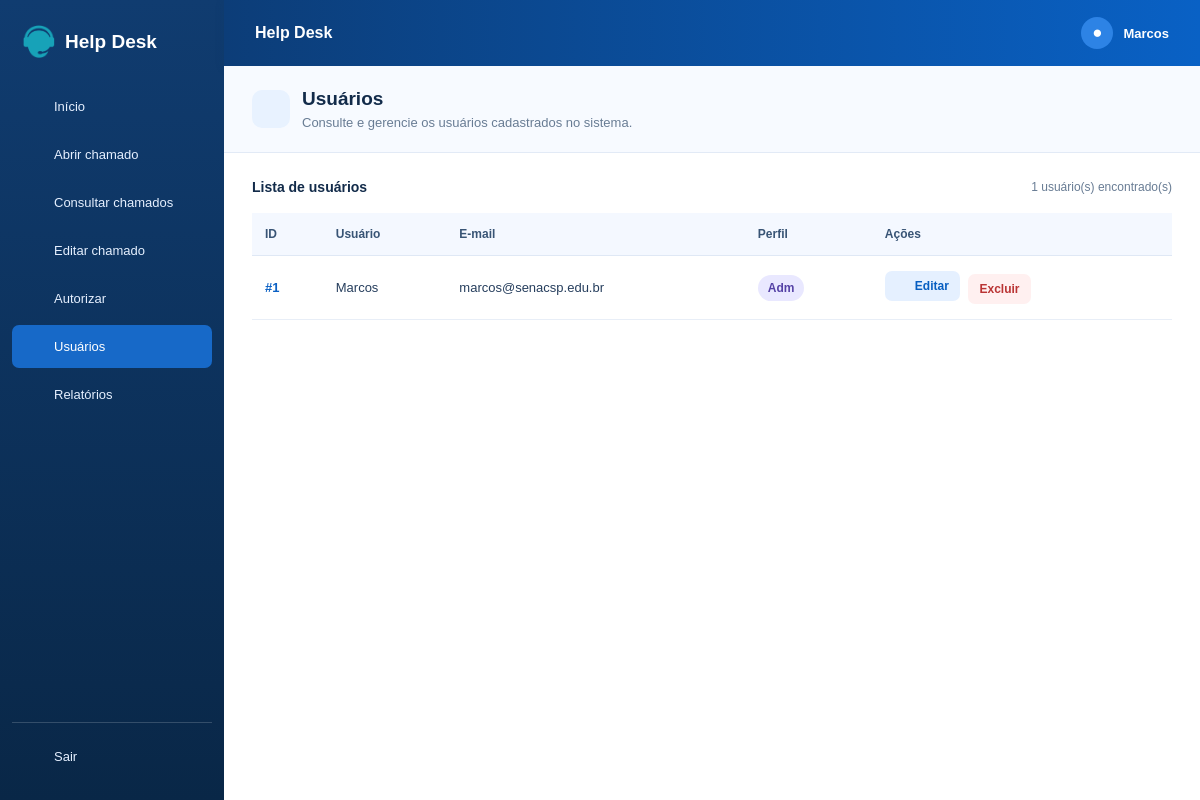
Screenshot of /app_help_desk_bd/usuarios.php?edicao=falha (signed in) with the database file from the repository.
### tables this page shows
CREATE TABLE IF NOT EXISTS `usuarios` (
  `id_usuario` INT AUTO_INCREMENT PRIMARY KEY,
  `nome` VARCHAR(120) NOT NULL,
  `email` VARCHAR(120) NOT NULL UNIQUE,
  `senha` VARCHAR(255) NOT NULL,
  `perfil` VARCHAR(50) NOT NULL
);

### app_help_desk_bd/usuarios.php (the view, shortened to what this page needs)
<?php
require_once "config.php";
$idUsuario = (int)($_SESSION['id'] ?? 0);
$consultaPerfil = $conexao->query("SELECT perfil FROM usuarios WHERE id_usuario = $idUsuario");
$usuarioAtual = $consultaPerfil ? $consultaPerfil->fetch_object() : null;
$perfil = $usuarioAtual->perfil ?? '';
$tecnico = in_array($perfil, ['Tec', 'Adm'], true);
$administrador = ($perfil === 'Adm');
$nome = htmlspecialchars($_SESSION['nome'] ?? 'Usuário', ENT_QUOTES, 'UTF-8');
function seguro($valor) {
    return htmlspecialchars((string)($valor ?? ''), ENT_QUOTES, 'UTF-8');
}
function icone($nome) {
    $paths = [
        'home' => '<path d="m3 10 9-7 9 7v10a1 1 0 0 1-1 1h-5v-7H9v7H4a1 1 0 0 1-1-1z"/>',
        'file-plus'=>'<path d="M13 2H6a2 2 0 0 0-2 2v16a2 2 0 0 0 2 2h12a2 2 0 0 0 2-2V9z"/><path d="M13 2v7h7M12 13v6m-3-3h6"/>',
        'search' => '<circle cx="10.8" cy="10.8" r="6.8"/><path d="m16 16 5 5"/>',
        'pencil' => '<path d="m4 20 4.5-1 11-11a2.1 2.1 0 0 0-3-3l-11 11L4 20zM14.5 7.5l3 3"/>',
        'shield' => '<path d="M12 2 4 5v6c0 5 3.4 8.5 8 11 4.6-2.5 8-6 8-11V5z"/><path d="m8 12 3 3 5-6"/>',
        'users' => '<circle cx="9" cy="8" r="3"/><path d="M3 20v-2a6 6 0 0 1 12 0v2M16 5a3 3 0 0 1 0 6m2 3a5 5 0 0 1 3 5v1"/>',
        'chart' => '<path d="M4 21V11h4v10M10 21V5h4v16M16 21v-8h4v8M2 21h20"/>',
        'logout' => '<path d="M9 21H5a2 2 0 0 1-2-2V5a2 2 0 0 1 2-2h4m7 14 5-5-5-5m5 5H9"/>',
        'menu' => '<path d="M4 6h16M4 12h16M4 18h16"/>'
    ];
    return '<svg viewBox="0 0 24 24" fill="none" stroke="currentColor" stroke-width="1.9" stroke-linecap="round" stroke-linejoin="round" aria-hidden="true">'.($paths[$nome] ?? '').'</svg>';
}
$itens = [
    ['titulo'=>'Abrir chamado','icone'=>'file-plus','link'=>'abrir_chamado.php','permitido'=>true],
    ['titulo'=>'Consultar chamados','icone'=>'search','link'=>'consultar_chamado.php','permitido'=>true],
    ['titulo'=>'Editar chamado','icone'=>'pencil','link'=>'editar_chamado.php','permitido'=>$tecnico],
    ['titulo'=>'Autorizar','icone'=>'shield','link'=>'autorizar_usuarios.php','permitido'=>$administrador],
    ['titulo'=>'Usuários','icone'=>'users','link'=>'usuarios.php','permitido'=>$administrador],
    ['titulo'=>'Relatórios','icone'=>'chart','link'=>'relatorios.php','permitido'=>$administrador]
];
$usuarios = $conexao->query('SELECT id_usuario, nome, email, perfil FROM usuarios ORDER BY id_usuario DESC');
?>
<!DOCTYPE html>
<html lang="pt-BR">
<head>
</head>
<body>
<div class="layout">
<aside class="sidebar" id="sidebar">
  <div class="brand"><img src="imagens/logo.png" alt="Logo Help Desk">Help Desk <button class="mobile-close" type="button" aria-label="Fechar menu" onclick="toggleMenu(false)">×</button></div>
  <nav class="nav" aria-label="Menu principal">
    <a href="home.php"><?= icone('home') ?> Início</a>
    <?php foreach ($itens as $item): ?>
      <?php if ($item['permitido']): ?>
        <a class="<?= $item['link'] === 'usuarios.php' ? 'active' : '' ?>" href="<?= seguro($item['link']) ?>"><?= icone($item['icone']) ?> <?= seguro($item['titulo']) ?></a>
      <?php else: ?>
        <span class="locked" title="Disponível para outro perfil"><?= icone($item['icone']) ?> <?= seguro($item['titulo']) ?> <span class="lock">🔒</span></span>
      <?php endif; ?>
    <?php endforeach; ?>
  </nav>
  <nav class="nav logout"><a href="logoff.php"><?= icone('logout') ?> Sair</a></nav>
</aside>
<main class="main">
  <header class="topbar">
    <span class="topbar-title">Help Desk</span>
    <div class="account"><span class="avatar" aria-hidden="true">●</span><span><?= $nome ?></span></div>
  </header>
  <div class="content">
    <div class="form-head">
      <span class="form-icon" aria-hidden="true"><?= icone('users') ?></span>
      <div><h1>Usuários</h1><p>Consulte e gerencie os usuários cadastrados no sistema.</p></div>
    </div>
    <div class="form-body">
      <div class="table-intro"><strong>Lista de usuários</strong><span><?= $usuarios ? $usuarios->num_rows : 0 ?> usuário(s) encontrado(s)</span></div>
      <?php if ($usuarios && $usuarios->num_rows): ?>
        <div class="table-wrap"><table class="tickets"><thead><tr><th>ID</th><th>Usuário</th><th>E-mail</th><th>Perfil</th><th>Ações</th></tr></thead><tbody>
        <?php while ($usuario = $usuarios->fetch_object()):
          $perfilUsuario = trim((string)$usuario->perfil);
          $classePerfil = match ($perfilUsuario) {
            'Adm' => 'adm', 'Tec' => 'tec', 'Usu', 'Usuario' => 'usu', 'Administrador', 'Tecnico' => 'pendente', default => ''
          };
        ?>
          <tr>
            <td class="id">#<?= (int)$usuario->id_usuario ?></td>
            <td><?= seguro($usuario->nome) ?></td>
            <td><?= seguro($usuario->email) ?></td>
            <td><span class="perfil <?= $classePerfil ?>"><?= seguro($usuario->perfil) ?></span></td>
            <td class="acoes-tabela">
              <a class="acao editar" href="edit_usuario.php?id=<?= (int)$usuario->id_usuario ?>"><?= icone('pencil') ?> Editar</a>
              <button class="acao excluir" type="button" onclick="confirmDeletion(<?= (int)$usuario->id_usuario ?>)">Excluir</button>
            </td>
          </tr>
        <?php endwhile; ?>
        </tbody></table></div>
      <?php else: ?><div class="vazio">Nenhum usuário encontrado.</div><?php endif; ?>
    </div>
  </div>
</main>
</div>
</body>
</html>

### app_help_desk_bd/usuarios.php (style rules this page uses)
:root { --navy:#0d315d;--navy-dark:#092747;--blue:#0867d5;--text:#122b4a;--muted:#687c94;--bg:#eff5ff;--border:#e2eaf6 }
* { box-sizing:border-box }
body { margin:0;font-family:Arial,Helvetica,sans-serif;color:var(--text);background:var(--bg) }
.layout { display:flex;min-height:100vh }
.sidebar { width:224px;flex:none;background:linear-gradient(180deg,#103c70,var(--navy-dark));color:#fff;padding:22px 12px;display:flex;flex-direction:column }
.brand { display:flex;align-items:center;gap:10px;padding:3px 10px 27px;font-size:19px;font-weight:700 }
.brand img { width:33px;height:33px;object-fit:contain }
.nav { display:flex;flex-direction:column;gap:5px }
.nav a,.nav .locked { display:flex;align-items:center;gap:12px;min-height:43px;padding:11px 12px;color:#e6f0ff;text-decoration:none;border-radius:7px;font-size:13px }
.nav a:hover,.nav a.active { background:#1769c8;color:#fff }
.nav svg { width:18px;height:18px;flex:none }
.logout { margin-top:auto;border-top:1px solid #ffffff2c;padding-top:12px }
.main { flex:1;min-width:0 }
.topbar { height:66px;background:linear-gradient(90deg,#0c3d78,#0961c5);display:flex;align-items:center;justify-content:space-between;padding:0 31px;color:#fff;box-shadow:0 2px 9px #123e7220 }
.topbar-title { font-size:16px;font-weight:700 }
.account { display:flex;align-items:center;gap:10px;font-size:13px;font-weight:700 }
.avatar { width:32px;height:32px;border-radius:50%;display:grid;place-items:center;background:#2d83e5;font-size:17px }
.content { padding:0;max-width:none;margin:0;min-height:calc(100vh - 66px);background:#fff }
.form-head { display:flex;align-items:center;gap:12px;padding:22px 28px;background:#f7faff;border-bottom:1px solid var(--border) }
.form-icon { width:38px;height:38px;border-radius:10px;display:grid;place-items:center;background:#e8f2ff;color:var(--blue) }
.form-icon svg { width:21px;height:21px }
.form-head h1 { font-size:19px;margin:0 0 5px }
.form-head p { font-size:13px;color:var(--muted);margin:0 }
.form-body { padding:26px 28px 30px }
.table-intro { display:flex;align-items:center;justify-content:space-between;gap:12px;margin-bottom:18px }
.table-intro strong { font-size:14px }
.table-intro span { font-size:12px;color:var(--muted) }
.table-wrap { width:100%;overflow-x:auto }
.tickets { border-collapse:collapse;width:100%;min-width:660px;font-size:13px }
.tickets th { text-align:left;background:#f4f8ff;color:#385475;font-size:12px;padding:14px 13px;border-bottom:1px solid #dfe8f5;white-space:nowrap }
.tickets td { padding:15px 13px;border-bottom:1px solid #e8eef7;vertical-align:middle;color:#263e5d }
.tickets .id { font-weight:700;color:#0c61c4 }
.perfil { display:inline-block;padding:6px 10px;border-radius:20px;background:#edf1f7;color:#435672;font-size:12px;font-weight:700;white-space:nowrap }
.perfil.adm { background:#e9e8ff;color:#5542a6 }
.acoes-tabela { white-space:nowrap }
.acao { display:inline-flex;align-items:center;justify-content:center;gap:5px;padding:8px 11px;border-radius:7px;font-size:12px;font-weight:700;text-decoration:none;border:0;cursor:pointer }
.acao svg { width:14px;height:14px }
.acao.editar { background:#e5f0ff;color:#075ec1 }
.acao.excluir { background:#fff0f0;color:#ba3434;margin-left:5px }

### rows the page displays
usuarios: id_usuario "1", nome "Marcos", email "marcos@senacsp.edu.br", perfil "Adm"

### other values shown
seguro($item['titulo']) "Abrir chamado"
seguro($item['titulo']) "Consultar chamados"
seguro($item['titulo']) "Editar chamado"
seguro($item['titulo']) "Autorizar"
seguro($item['titulo']) "Usuários"
seguro($item['titulo']) "Relatórios"
$nome "Marcos"
$usuarios->num_rows "1"
